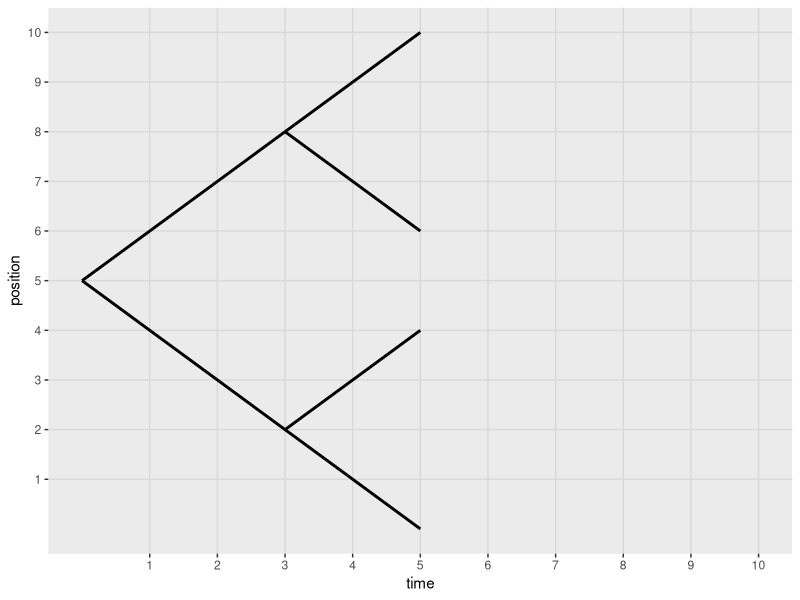

Write the R code that produced this figure. (Note: this script raises an error after producing the figure.)
## ---- chunk 1
# source("animate_tree.r")
## ---- chunk 2
# load packages needed to run this code
library(ggplot2)
library(dplyr)
library(tidyr)
library(cowplot)
library(gganimate)

# make a data frame for a tree
tree_df <- data.frame(time = c(0, 1, 2, 5, 0, 5, 3, 5, 3, 5),
                      position = c(5, 6, 7, 10, 5, 0, 8, 6, 2, 4),
                      branch = c('b1', 'b1', 'b1', 'b1', 'b2', 'b2', 'b3', 'b3', 'b4', 'b4'),
                      sequence = c("DPHGESFF…",
                                   "EPNGESFF…",
                                   "DPNGESFF…",
                                   "EPNGESFF…",
                                   "KPNGESDK…",
                                   "KPNGESDK…",
                                   "DPHGESFF…",
                                   "DPHGESFF…",
                                   "IPHGENRR…",
                                   "IPHGENRR…"))

# seq_df <- data.frame(time = 5,
#                      position = c(0, 4, 6, 10),
#                      sequence = c("EPNGENRR…",
#                                   "KPNGESDK…",
#                                   "DPHGESFF…",
#                                   "IPHGENRR…"))

subs_df <- data.frame(time = c(1, 2.5, 2, 2.5, 4, 4.5),
                      position = c(6, 7.5, 3, 2.5, 1, 9.5),
                      type = c(1:6))

ancestor_seq <- "DPHGESFF…"

ggplot(tree_df, aes(x = time, y = position, group = branch)) + 
  geom_path(size = 1) +
  scale_y_continuous(limits = c(0,10), breaks = c(1:10)) +
  scale_x_continuous(limits = c(0,10), breaks = c(1:10)) +
  background_grid(major = "xy") 

ggplot(data = tree_df, mapping = aes(x = time, y = position)) + 
  geom_line(aes(group = branch), size = 1.5) + 
  #geom_segment(aes(xend = time, yend = position), linetype = 2, colour = 'grey') + 
  geom_point(aes(color = sequence), size = 3) +
  geom_text(aes(label = sequence), 
            hjust = 0, 
            nudge_x = 0.2,
            size = 6,
            family = "Courier") + 
  geom_text(aes(x = 0, y = 5, label = ancestor_seq), 
            hjust = 1,
            nudge_x = -0.2,
            size = 6,
            family = "Courier") + 
  transition_reveal(branch, time) + 
  coord_cartesian(clip = 'off') + 
  theme(axis.line = element_blank(), # remove axes, axes labels, and background from the plot
        axis.text.x = element_blank(),
        axis.text.y = element_blank(),
        axis.ticks = element_blank(),
        axis.title.x = element_blank(),
        axis.title.y = element_blank(),
        legend.position = "none",
        plot.background = element_blank(),
        plot.margin = margin(5.5, 100, 5.5, 100))
